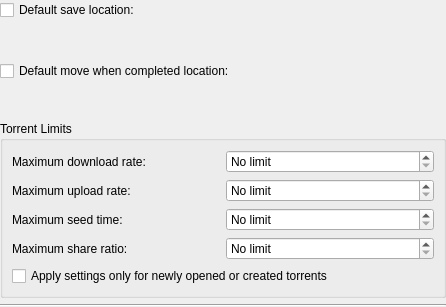
<?xml version="1.0" encoding="UTF-8"?>
<ui version="4.0">
 <class>GroupPolicyDlg</class>
 <widget class="QWidget" name="GroupPolicyDlg">
  <property name="geometry">
   <rect>
    <x>0</x>
    <y>0</y>
    <width>446</width>
    <height>307</height>
   </rect>
  </property>
  <property name="windowTitle">
   <string>Dialog</string>
  </property>
  <layout class="QVBoxLayout" name="verticalLayout">
   <property name="margin">
    <number>0</number>
   </property>
   <item>
    <widget class="QCheckBox" name="m_default_location_enabled">
     <property name="toolTip">
      <string>Default save location for torrents from this group. &lt;br/&gt;&lt;br/&gt;This is only used in the file selection dialog, when you change the group, the download location in the dialog will be set to this. You can still override it, if you want to. </string>
     </property>
     <property name="text">
      <string>Default save location:</string>
     </property>
    </widget>
   </item>
   <item>
    <widget class="KUrlRequester" name="m_default_location">
     <property name="toolTip">
      <string>Default save location for torrents from this group. &lt;br/&gt;&lt;br/&gt;This is only used in the file selection dialog, when you change the group, the download location in the dialog will be set to this. You can still override it, if you want to.</string>
     </property>
    </widget>
   </item>
   <item>
    <widget class="QCheckBox" name="m_default_move_on_completion_enabled">
     <property name="text">
      <string>Default move when completed location:</string>
     </property>
    </widget>
   </item>
   <item>
    <widget class="KUrlRequester" name="m_default_move_on_completion_location">
     <property name="toolTip">
      <string>Default move on completion location for torrents from this group. &lt;br/&gt;&lt;br/&gt;This is only used in the file selection dialog, when you change the group, the move when completed location in the dialog will be set to this. You can still override it, if you want to.</string>
     </property>
    </widget>
   </item>
   <item>
    <widget class="QGroupBox" name="groupBox">
     <property name="toolTip">
      <string>Default settings for torrents which are added to the group.</string>
     </property>
     <property name="title">
      <string>Torrent Limits</string>
     </property>
     <layout class="QVBoxLayout">
      <item>
       <layout class="QGridLayout">
        <item row="0" column="0">
         <widget class="QLabel" name="label">
          <property name="text">
           <string>Maximum download rate:</string>
          </property>
         </widget>
        </item>
        <item row="0" column="1">
         <widget class="QSpinBox" name="m_max_download_rate">
          <property name="specialValueText">
           <string>No limit</string>
          </property>
          <property name="suffix">
           <string> KiB/s</string>
          </property>
          <property name="maximum">
           <number>10000000</number>
          </property>
         </widget>
        </item>
        <item row="1" column="0">
         <widget class="QLabel" name="label_2">
          <property name="text">
           <string>Maximum upload rate:</string>
          </property>
         </widget>
        </item>
        <item row="1" column="1">
         <widget class="QSpinBox" name="m_max_upload_rate">
          <property name="specialValueText">
           <string>No limit</string>
          </property>
          <property name="suffix">
           <string> KiB/s</string>
          </property>
          <property name="maximum">
           <number>10000000</number>
          </property>
         </widget>
        </item>
        <item row="2" column="0">
         <widget class="QLabel" name="label_3">
          <property name="text">
           <string>Maximum seed time:</string>
          </property>
         </widget>
        </item>
        <item row="2" column="1">
         <widget class="QDoubleSpinBox" name="m_max_seed_time">
          <property name="specialValueText">
           <string>No limit</string>
          </property>
          <property name="suffix">
           <string> Hours</string>
          </property>
          <property name="maximum">
           <double>10000000.000000000000000</double>
          </property>
          <property name="singleStep">
           <double>0.010000000000000</double>
          </property>
         </widget>
        </item>
        <item row="3" column="0">
         <widget class="QLabel" name="label_4">
          <property name="text">
           <string>Maximum share ratio:</string>
          </property>
         </widget>
        </item>
        <item row="3" column="1">
         <widget class="QDoubleSpinBox" name="m_max_share_ratio">
          <property name="specialValueText">
           <string>No limit</string>
          </property>
          <property name="maximum">
           <double>10000000.000000000000000</double>
          </property>
          <property name="singleStep">
           <double>0.010000000000000</double>
          </property>
         </widget>
        </item>
       </layout>
      </item>
      <item>
       <widget class="QCheckBox" name="m_only_new">
        <property name="toolTip">
         <string>When this is enabled, these settings will only be applied when a torrent is added to the group in the file selection dialog or the torrent creation dialog.&lt;p&gt;
If this is not enabled, the settings will always be applied when you add a torrent to this group. </string>
        </property>
        <property name="text">
         <string>Apply settings only for newly opened or created torrents</string>
        </property>
       </widget>
      </item>
     </layout>
    </widget>
   </item>
   <item>
    <widget class="Line" name="line">
     <property name="orientation">
      <enum>Qt::Horizontal</enum>
     </property>
    </widget>
   </item>
  </layout>
 </widget>
 <customwidgets>
  <customwidget>
   <class>KUrlRequester</class>
   <extends>QFrame</extends>
   <header>kurlrequester.h</header>
  </customwidget>
 </customwidgets>
 <resources/>
 <connections>
  <connection>
   <sender>m_default_location_enabled</sender>
   <signal>toggled(bool)</signal>
   <receiver>m_default_location</receiver>
   <slot>setEnabled(bool)</slot>
   <hints>
    <hint type="sourcelabel">
     <x>90</x>
     <y>19</y>
    </hint>
    <hint type="destinationlabel">
     <x>394</x>
     <y>27</y>
    </hint>
   </hints>
  </connection>
  <connection>
   <sender>m_default_move_on_completion_enabled</sender>
   <signal>toggled(bool)</signal>
   <receiver>m_default_move_on_completion_location</receiver>
   <slot>setEnabled(bool)</slot>
   <hints>
    <hint type="sourcelabel">
     <x>98</x>
     <y>39</y>
    </hint>
    <hint type="destinationlabel">
     <x>310</x>
     <y>47</y>
    </hint>
   </hints>
  </connection>
 </connections>
</ui>
